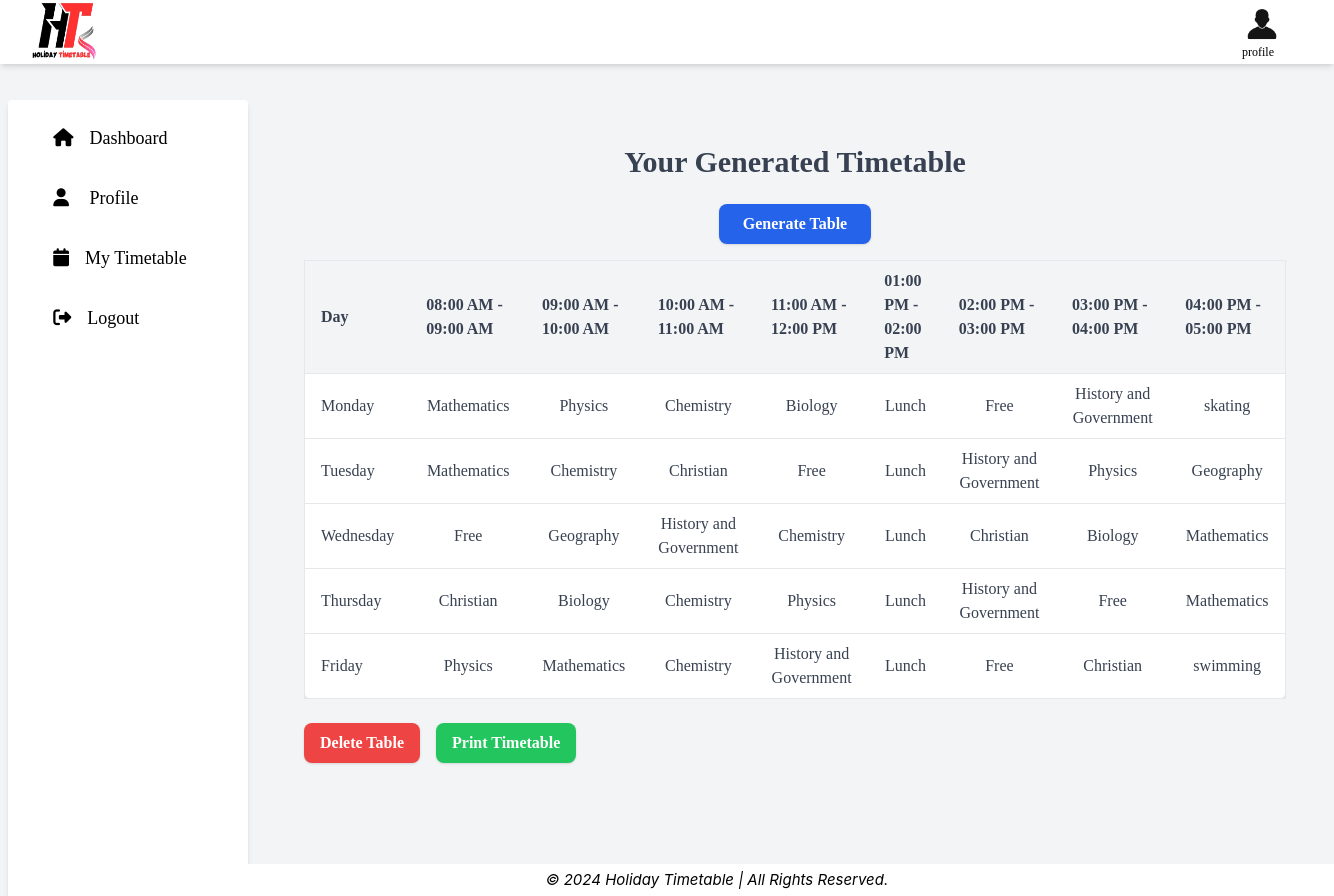
/generate-timetable/ (signed in), run on the app's committed database.
### students/models.py (models this page shows, shortened)
class Timetable(models.Model):
    user = models.ForeignKey(User, on_delete=models.CASCADE)
    subject = models.CharField(max_length=100)
    day = models.CharField(max_length=20)
    time_slot = models.CharField(max_length=20,null=True)
    special_time = models.CharField(max_length=100, null=True)
    time_range = models.CharField(max_length=100, null=True)

### students/views.py (the view, shortened to what this page needs)
# urls.py: path('generate-timetable/', views.generate_timetable, name='generate_timetable'),
@login_required
def generate_timetable(request):
    timetable_entries = []
    days = ['Monday', 'Tuesday', 'Wednesday', 'Thursday', 'Friday']
    time_slots = [
        '08:00 AM - 09:00 AM',
        '09:00 AM - 10:00 AM',
        '10:00 AM - 11:00 AM',
        '11:00 AM - 12:00 PM',
        '01:00 PM - 02:00 PM',
        '02:00 PM - 03:00 PM',
        '03:00 PM - 04:00 PM',
        '04:00 PM - 05:00 PM'
    ]
    timetable_entries = Timetable.objects.filter(user=request.user)
    events = []
    for entry in timetable_entries:
        start_time, end_time = entry.time_slot.split(" - ")
        start_datetime = datetime.strptime(f"{entry.day} {start_time}", "%A %I:%M %p")
        end_datetime = datetime.strptime(f"{entry.day} {end_time}", "%A %I:%M %p")
        events.append({
            'title': entry.subject,
            'start': start_datetime.isoformat(),
            'end': end_datetime.isoformat(),
        })
    context = {
        'timetable_entries': timetable_entries,
        'days': days,
        'time_slots': time_slots,
        'events': events,
    }
    return render(request, 'generate_timetable.html', context)

### students/templates/generate_timetable.html (shortened to what this page needs)
{% extends 'base.html' %}
{%load static %}
{% block content %}
<!DOCTYPE html>
<html lang="en">
<head>
</head>
<body class="bg-gray-100 font-sans leading-normal tracking-normal">
    <div class="container mx-auto p-4">
        <h1 class="text-3xl font-bold text-center mb-6 text-gray-700">Your Generated Timetable</h1>
        <div class="text-center mb-4">
            <button onclick="toggleForm()" class="px-6 py-2 bg-blue-600 text-white font-semibold rounded-lg shadow hover:bg-blue-700 focus:outline-none">
                Generate Table
            </button>
        </div>
        {% if timetable_entries %}
            <div class="overflow-x-auto">
                <table class="min-w-full bg-white border border-gray-200 rounded-lg shadow-lg">
                    <thead>
                        <tr>
                            <th class="px-4 py-2 bg-gray-100 border-b border-gray-200 text-left font-semibold text-gray-700">Day</th>
                            {% for time in time_slots %}
                                <th class="px-4 py-2 bg-gray-100 border-b border-gray-200 text-left font-semibold text-gray-700">{{ time }}</th>
                            {% endfor %}
                        </tr>
                    </thead>
                    <tbody>
                        {% for day in days %}
                        <tr>
                            <td class="px-4 py-2 border-b border-gray-200 text-gray-700">{{ day }}</td>
                            {% for time in time_slots %}
                                <td class="px-4 py-2 border-b border-gray-200 text-center text-gray-700">
                                    {% for entry in timetable_entries %}
                                        {% if entry.day == day and entry.time_slot == time %}
                                            {{ entry.subject }}
                                        {% endif %}
                                    {% endfor %}
                                </td>
                            {% endfor %}
                        </tr>
                        {% endfor %}
                    </tbody>
                </table>
            </div>
            <div class="mt-6 flex space-x-4">
                <button id="deleteButton" data-url="{% url 'delete_timetable' %}" class="px-4 py-2 bg-red-500 text-white font-semibold rounded-lg shadow hover:bg-red-600">Delete Table</button>
                <button onclick="printTimetable()" class="px-4 py-2 bg-green-500 text-white font-semibold rounded-lg shadow hover:bg-green-600">Print Timetable</button>
            </div>
        {% else %}
            <p class="text-center text-gray-600 mt-4">No timetable has been generated yet. Please input your subjects and generate one.</p>
        {% endif %}
    </div>
</body>
</html>
{% endblock %}

### students/templates/base.html (shortened to what this page needs)
{% load static %}
<!DOCTYPE html>
<html lang="en">
<head>
    <link rel="stylesheet" href="{% static 'css/base.css' %}">
    <link rel="stylesheet" href="{% static 'css/output.css' %}">
</head>
<body class="bg-gray-100 font-serif">
    <header class="bg-white shadow-md fixed top-0 left-0 w-full h-16 flex items-center justify-between px-8 z-10">
        <div class="h-16 w-16">
            <img src="{% static 'images/logo.png' %}" alt="Logo" class="h-16 w-16">
        </div>
        <div class="pic flex-col justify-center">
            <a href="{% url 'profile' %}">
                {% if profile.profile_picture %}
                    <img src="{{ profile.profile_picture.url }}" alt="Profile Picture" class="h-8 w-8 rounded-full">
                {% else %}
                    <img src="{% static 'images/def_pro_icon.png' %}" alt="Profile Picture" class="h-8 w-8 rounded-full">
                {% endif %}
            </a>
            <h6 class="text-xs">profile</h6>
        </div>
    </header>
    <div class="flex pt-24">
        <aside id="aside" class="bg-white shadow-md fixed top-24 left-2 h-full rounded w-60 p-4 flex justify-center mt-1">
            <nav class="flex flex-col space-y-4 text-lg">
                <ul class="hover:bg-blue-700 p-2 rounded"><i class="fa-solid fa-house"></i><a href="{% url 'dashboard' %}" class=" m-4 ">Dashboard</a></ul>
                <ul class="hover:bg-blue-700 p-2 rounded"><i class="fa-solid fa-user"></i> <a href="{% url 'profile' %}" class=" m-4">Profile</a></ul>
                <ul class="hover:bg-blue-700 p-2 rounded"><i class="fa-solid fa-calendar"></i><a href="{% url 'generate_timetable' %}" class=" m-4">My Timetable</a></ul>
                <ul class="hover:bg-blue-700 p-2 rounded"><i class="fa-solid fa-right-from-bracket"></i><a href="{% url 'login' %}" class="m-4">Logout</a></ul>
            </nav>
        </aside>
        <main class="flex-1 ml-64 p-8 h-screen">
            {% block content %}
            {% endblock %}
        </main>
    </div>
    <footer class="footer bg-white  fixed bottom-0 left-0 w-full h-8 flex items-center justify-center">
        <p>© 2024 Holiday Timetable | All Rights Reserved.</p>
    </footer>
</body>
</html>

### static/css/base.css (style rules this page uses)
.pic img { width: 40px; height: 40px; border-radius: 50%; object-fit: cover; margin-right:20px; }
.footer { display: flex; position: fixed; bottom: 0%; width: 90%; margin: 0 0 0 50px; padding: 10px; justify-content: center; align-items: center; }
.footer p { font-family: Brush system-ui, -apple-system, BlinkMacSystemFont, 'Segoe UI', Roboto, Oxygen, Ubuntu, Cantarell, 'Open Sans', 'Helvetica Neue', sans-serif; font-size: 15px; font-style: italic; }

### data on the page
Timetable: subject "Mathematics"
Timetable: subject "Physics"
Timetable: subject "Chemistry"
Timetable: subject "Biology"
Timetable: subject "Lunch"
Timetable: subject "Free"
Timetable: subject "History and Government"
Timetable: subject "skating"
Timetable: subject "Mathematics"
Timetable: subject "Chemistry"
Timetable: subject "Christian"
Timetable: subject "Free"
Timetable: subject "Lunch"
Timetable: subject "History and Government"
Timetable: subject "Physics"
Timetable: subject "Geography"
Timetable: subject "Free"
Timetable: subject "Geography"
Timetable: subject "History and Government"
Timetable: subject "Chemistry"
Timetable: subject "Lunch"
Timetable: subject "Christian"
Timetable: subject "Biology"
Timetable: subject "Mathematics"
Timetable: subject "Christian"
Timetable: subject "Biology"
Timetable: subject "Chemistry"
Timetable: subject "Physics"
Timetable: subject "Lunch"
Timetable: subject "History and Government"
Timetable: subject "Free"
Timetable: subject "Mathematics"
Timetable: subject "Physics"
Timetable: subject "Mathematics"
Timetable: subject "Chemistry"
Timetable: subject "History and Government"
Timetable: subject "Lunch"
Timetable: subject "Free"
Timetable: subject "Christian"
Timetable: subject "swimming"

### other printed values
{{ time }} "08:00 AM - 09:00 AM" "09:00 AM - 10:00 AM" "10:00 AM - 11:00 AM" "11:00 AM - 12:00 PM" "01:00 PM - 02:00 PM" "02:00 PM - 03:00 PM" "03:00 PM - 04:00 PM" "04:00 PM - 05:00 PM"
{{ day }} "Monday" "Tuesday" "Wednesday" "Thursday" "Friday"
